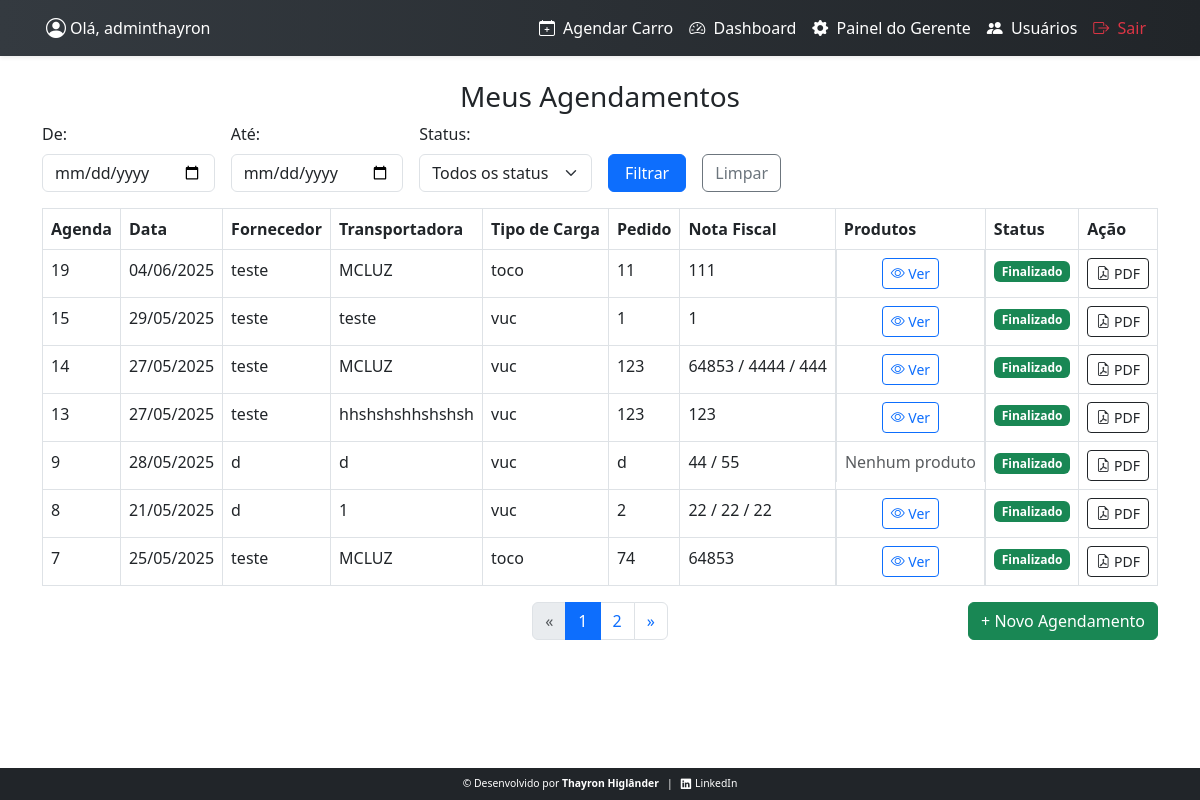
/agendamentos/ (signed in), run on an earlier commit of the app's database.
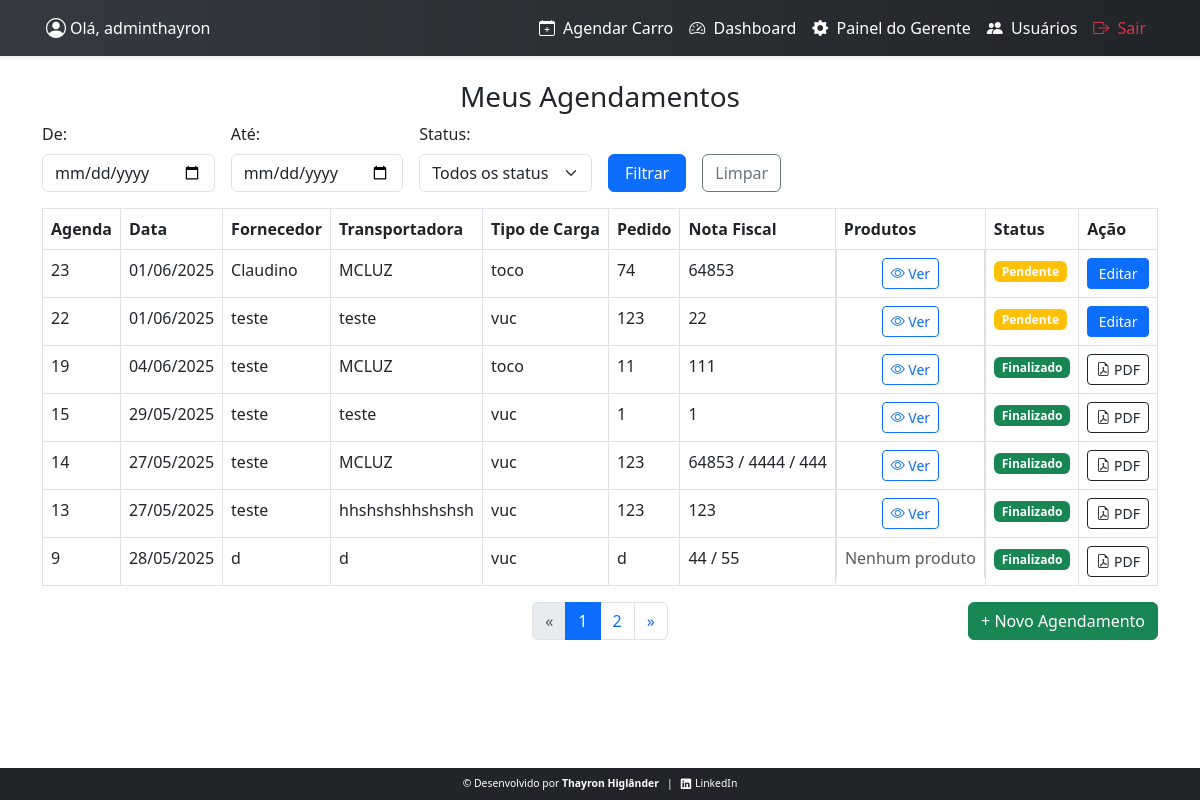
And on a later commit of the database.
### agendamentos/models.py (models this page shows, shortened)
class Agendamento(models.Model):
    usuario = models.ForeignKey(settings.AUTH_USER_MODEL, on_delete=models.CASCADE)
    data_hora = models.DateTimeField()
    cnpj = models.CharField(max_length=18)
    fornecedor = models.CharField(max_length=100)
    email = models.EmailField(max_length=500)
    transportadora = models.CharField(max_length=100)
    nota_fiscal = models.CharField(max_length=100)
    pedido = models.CharField(max_length=100,null=True,blank=True)
    sem_limite_doca = models.BooleanField(default=False, verbose_name="Exceção ao limite de doca")
    GALPAO_CHOICES = [
        ('galpao1', 'galpão1'),
        ('galpao2', 'galpão2'),
        ('galpao3', 'galpão3'),
        ('galpao4', 'galpão4'),
    ]
    galpao = models.CharField("Galpão", max_length=20,choices=GALPAO_CHOICES,null=True,blank=True)
    TIPO_CARRO_CHOICES = [
        ('vuc', 'VUC'),
        ('toco', 'Toco'),
        ('truck', 'Truck'),
        ('carreta', 'Carreta'),
    ]
    tipo_carro = models.CharField("Tipo", max_length=20,choices=TIPO_CARRO_CHOICES,)
    STATUS_CHOICES = [
        ('pendente', 'Pendente'),
        ('confirmado', 'Confirmado'),
        ('cancelado', 'Cancelado'),
        ('finalizado', 'Finalizado'),
        ('atrasado', 'Atrasado'),
    ]
    status = models.CharField(max_length=20, choices=STATUS_CHOICES, default='pendente')
    criado_em = models.DateTimeField(auto_now_add=True)
    def cubagem_total(self):
        return self.itens.aggregate(total=Sum('cubagem'))['total'] or 0
    def quantidade_total(self):
        return self.itens.aggregate(total=Sum('quantidade'))['total'] or 0

### agendamentos/views.py (the view)
# urls.py: path('agendamentos/', views.painel_user, name='painel_user'),
@login_required
def painel_user(request):
    data_inicial = request.GET.get('data_inicial')
    data_final = request.GET.get('data_final')
    status = request.GET.get('status')
    mercadoria = request.GET.get('mercadoria')
    agendamentos = Agendamento.objects.filter(usuario=request.user)
    data_inicial = request.GET.get('data_inicial')
    data_final = request.GET.get('data_final')
    if data_inicial:
        try:
            data_inicial_date = datetime.strptime(data_inicial, '%Y-%m-%d').date()
            agendamentos = agendamentos.filter(data_hora__date__gte=data_inicial_date)
        except ValueError:
            data_inicial = ''
    if data_final:
        try:
            data_final_date = datetime.strptime(data_final, '%Y-%m-%d').date()
            agendamentos = agendamentos.filter(data_hora__date__lte=data_final_date)
        except ValueError:
            data_final = ''
    if status:
        agendamentos = agendamentos.filter(status=status)
    if mercadoria:
        agendamentos = agendamentos.filter(itens__mercadoria__icontains=mercadoria).distinct()
    agendamentos = agendamentos.order_by('-id')
    paginator = Paginator(agendamentos, 7)
    page_number = request.GET.get('page')
    page_obj = paginator.get_page(page_number)
    context = {
        'page_obj': page_obj,
        'data_inicial': data_inicial,
        'data_final': data_final,
        'mercadoria': mercadoria,
        'status': status,
        'status_choices': Agendamento.STATUS_CHOICES,
    }
    return render(request, 'agendamento/painel_user.html', context)

### templates/agendamento/painel_user.html (shortened to what the changed rows need)
{% extends 'base.html' %}
{% block content %}
<table class="table table-bordered">
    <thead class="thead-dark">
        <tr>
            <th>Agenda</th>
            <th>Data</th>
            <th>Fornecedor</th>
            <th>Transportadora</th>
            <th>Tipo de Carga</th>
            <th>Pedido</th>
            <th>Nota Fiscal</th>
            <th>Produtos</th>
            <th>Status</th>
            <th>Ação</th>
        </tr>
    </thead>
    <tbody>
        {% for ag in page_obj %}
        <tr>
            <td data-label="Agenda">{{ ag.id }}</td>
            <td data-label="Data">{{ ag.data_hora|date:"d/m/Y" }}</td>
            <td data-label="Fornecedor">{{ ag.fornecedor }}</td>
            <td data-label="Transportadora">{{ ag.transportadora }}</td>
            <td data-label="Tipo de Carga">{{ ag.tipo_carro }}</td>
            <td data-label="Pedido">{{ ag.pedido }}</td>
            <td data-label="Nota Fiscal">{{ ag.nota_fiscal }}</td>
            <td data-label="Produtos" class="produtos-cell text-center">
                {% if ag.itens.exists %}
                <button type="button" class="btn btn-outline-primary btn-sm btn-ver-produtos" data-bs-toggle="modal" data-bs-target="#produtosModal{{ ag.id }}">
                    <i class="bi bi-eye"></i> Ver
                </button>
                {% else %}
                <span class="text-muted">Nenhum produto</span>
                {% endif %}
            </td>
            <td data-label="Status">
                {% if ag.status == 'pendente' %}
                    <span class="badge bg-warning">Pendente</span>
                {% elif ag.status == 'confirmado' %}
                    <span class="badge bg-info">Confirmado</span>
                {% elif ag.status == 'cancelado' %}
                    <span class="badge bg-danger">Cancelado</span>
                {% elif ag.status == 'finalizado' %}
                    <span class="badge bg-success">Finalizado</span>
                {% elif ag.status == 'atrasado' %}
                        <span class="badge bg-dark">Atrasado</span>
                {% endif %}
            </td>
            <td data-label="Ação">
                {% if ag.status == 'pendente' %}
                <a href="{% url 'agendamento_editar' ag.pk %}" class="btn btn-primary btn-sm w-100">Editar</a>
                {% else %}
                <a href="{% url 'baixar_agendamento_pdf' ag.id %}" class="btn btn-outline-dark btn-sm w-100" target="_blank">
                    <i class="bi bi-file-earmark-pdf"></i> PDF
                </a>
                {% endif %}
            </td>
        </tr>
        {% empty %}
        <tr>
            <td colspan="10" class="text-center">Nenhum agendamento cadastrado.</td>
        </tr>
        {% endfor %}
    </tbody>
</table>
<div class="position-relative mb-4">
    <div class="d-flex justify-content-center">
        {% include 'paginacao.html' %}
    </div>
</div>
{% endblock %}

What changed in the data, as far as the page shows it:
no longer on this page (row unchanged): Agendamento: id "8", data_hora "21/05/2025", fornecedor "d", transportadora "1", tipo_carro "vuc", pedido "2", nota_fiscal "22 / 22 / 22", status "Finalizado"
no longer on this page (row unchanged): Agendamento: id "7", data_hora "25/05/2025", fornecedor "teste", transportadora "MCLUZ", tipo_carro "toco", pedido "74", nota_fiscal "64853", status "Finalizado"
added Agendamento: id "23", data_hora "01/06/2025", fornecedor "Claudino", transportadora "MCLUZ", tipo_carro "toco", pedido "74", nota_fiscal "64853", status "Pendente"
added Agendamento: id "22", data_hora "01/06/2025", fornecedor "teste", transportadora "teste", tipo_carro "vuc", pedido "123", nota_fiscal "22", status "Pendente"
